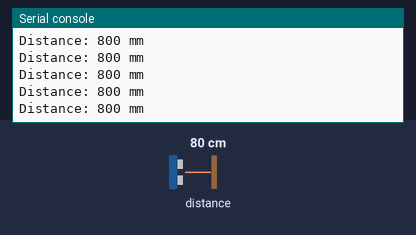
Bench run of a program on a simulated CircuitPython board. On the bench: the last lines printed to the serial console. The test bench sets the inputs (shaded band); at power-on: distance to the obstacle 80 cm.

Above: at 1.2 s.
1.3 s: distance to the obstacle set to 2 cm
At 1.31 s:
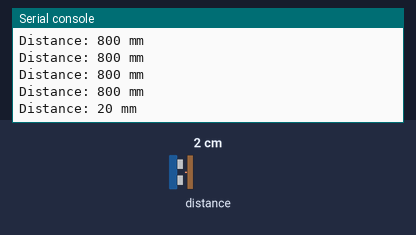
2.8 s: distance to the obstacle set to 4 cm
At 2.82 s:
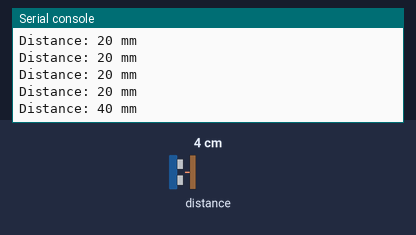
Timing chart, 0 to 5.8 s (numbered marks = the images above; inputs shaded):
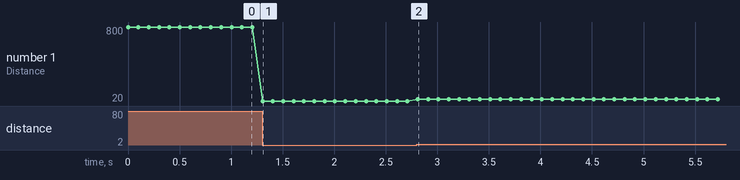

The program:

example.py
```python
# Runs on a Raspberry Pi with Adafruit CircuitPython to read the VL53L0X range in a loop and optionally increase the measurement timing budget for higher accuracy.
#
# Buy this module: https://shillehtek.com/products/gy-vl53l0xv2-laser-ranging-tof-sensor-module
# Full manual: https://shillehtek.com/blogs/shillehtek-product-manuals/gy-vl53l0xv2-laser-ranging-tof-sensor-module-manual
# More examples: https://github.com/shillehbean/shillehtek-examples
#

# VL53L0X on Raspberry Pi using Adafruit CircuitPython
# Install: pip install adafruit-circuitpython-vl53l0x --break-system-packages

import time
import board
import busio
import adafruit_vl53l0x

i2c = busio.I2C(board.SCL, board.SDA)
sensor = adafruit_vl53l0x.VL53L0X(i2c)

# Optional: extend timing budget for more accuracy (default 33000 us)
sensor.measurement_timing_budget = 200000  # 200 ms

print("VL53L0X ready. Reading distance...")
while True:
    try:
        distance = sensor.range
        print(f"Distance: {distance} mm")
        time.sleep(0.1)
    except KeyboardInterrupt:
        break
```

Measured:
- after the input at 1.3 s, the serial console: prints a new line at once (image 1)
- after the input at 2.8 s, the serial console: prints a new line at once (image 2)
- plotted number 1: 800 → 20 after the input at 1.3 s, 20 → 40 after the input at 2.8 s
